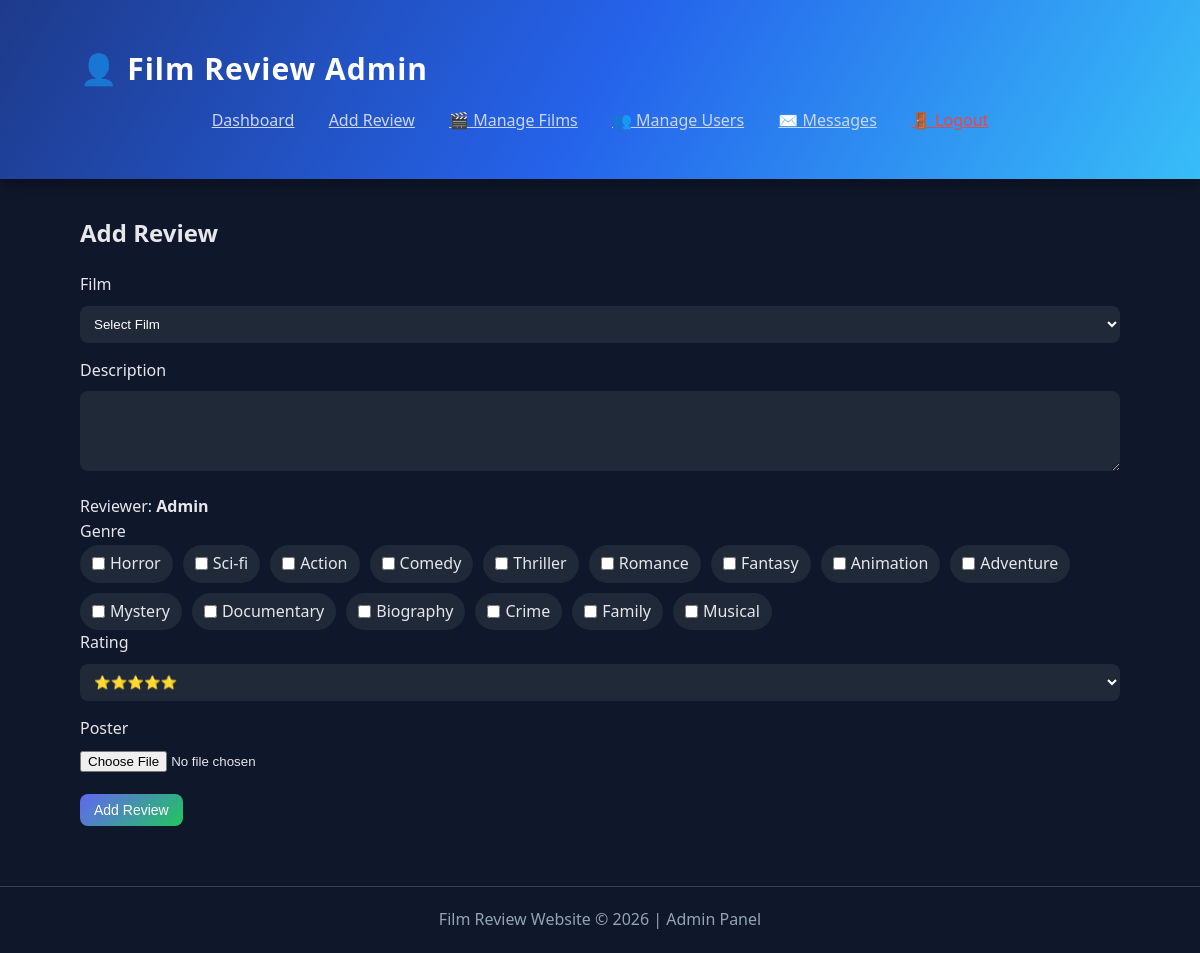
The page /admin/addreview.php (signed in) on the database its author committed.
### tables this page shows
CREATE TABLE
  `genre` (
    `id` int (11) NOT NULL,
    `name` varchar(255) DEFAULT NULL
  );

### admin/addreview.php (called while the page is built, shortened)
<?php
include '../includes/DatabaseConnection.php';
include '../includes/DatabaseFunctions.php';
if ($_SERVER['REQUEST_METHOD'] === 'POST') {
    try {
        $posterName = null;
        if (!empty($_FILES['poster']['name'])) {
            $posterName = time() . '_' . $_FILES['poster']['name'];
            move_uploaded_file($_FILES['poster']['tmp_name'], '../uploads/' . $posterName);
        }
        insertReview($pdo, $_POST['reviewtext'], $_POST['rating'], $_POST['film'], $_POST['reviewerid'], $posterName);
        $reviewId = $pdo->lastInsertId();
        if (isset($_POST['genre'])) {
            foreach ($_POST['genre'] as $genre) {
                insertReviewGenre($pdo, $reviewId, $genre);
            }
        }
        header('Location: index.php');
        exit();
    } catch (PDOException $e) {
        $title = 'Database error';
        $output = $e->getMessage();
    }
} else {
    try {
        $genres = getGenres($pdo);
        include '../admin/admin_templated/admin_addreview.html.php';
    } catch (PDOException $e) {
        $title = 'Database error';
        $output = $e->getMessage();
    }
}
include '../admin/admin_templated/admin_layout.html.php';

### includes/DatabaseFunctions.php (called while the page is built, shortened)
<?php
function getGenres($pdo)
{
    $genres = $pdo->query('SELECT id, name FROM genre');
    return $genres;
}

### admin/admin_templated/admin_addreview.html.php (the view, shortened to what this page needs)
<form action="" method="post" enctype="multipart/form-data">
    <h2>Add Review</h2>
    <p>
        <label>Film</label>
        <select name="film" required>
            <option value="">Select Film</option>
        </select>
    </p>
    <p>
        <label>Description</label>
        <textarea name="reviewtext" rows="4" cols="40"></textarea>
    </p>
    <p>
        <label>Reviewer:</label>
        <strong>Admin</strong>
    </p>
    <p>
        <label>Genre</label>
    <div class="genre-group">
        <?php foreach ($genres as $genre): ?>
            <label>
                <input type="checkbox" name="genre[]" value="<?= $genre['id'] ?>">
                <?= htmlspecialchars($genre['name']) ?>
            </label>
        <?php endforeach; ?>
    </div>
    </p>
    <label for="rating">Rating</label>
    <select name="rating" id="rating" required>
        <option value="5">⭐⭐⭐⭐⭐</option>
    </select>
    <p>
        <label>Poster</label><br>
        <input type="file" name="poster" accept="image/*">
    </p>
    <p>
        <input type="submit" value="Add Review">
    </p>
</form>

### admin/style.css (style rules this page uses)
* { margin: 0; padding: 0; box-sizing: border-box; }
body { font-family: "Segoe UI", Arial, sans-serif; background: #0f172a; color: #e5e7eb; line-height: 1.6; }
button, input[type="submit"] { background: linear-gradient(135deg, #6366f1, #22c55e); border: none; padding: 8px 14px; color: white; border-radius: 8px; cursor: pointer; font-size: 14px; transition: 0.3s; margin-top: 20px; }
form { margin-top: 15px; }
textarea, select, input[type="text"] { width: 100%; padding: 10px; margin-top: 8px; margin-bottom: 15px; border-radius: 8px; border: none; background: #1f2937; color: white; }
input[type="file"] { margin-top: 10px; }
h2 { margin-bottom: 20px; }
.genre-group { display: flex; flex-wrap: wrap; gap: 10px; }
.genre-group label { display: flex; align-items: center; gap: 5px; background: #1f2937; padding: 6px 12px; border-radius: 20px; cursor: pointer; white-space: nowrap; }

### rows shown on the page
genre: name "Horror"
genre: name "Sci-fi"
genre: name "Action"
genre: name "Comedy"
genre: name "Thriller"
genre: name "Romance"
genre: name "Fantasy"
genre: name "Animation"
genre: name "Adventure"
genre: name "Mystery"
genre: name "Documentary"
genre: name "Biography"
genre: name "Crime"
genre: name "Family"
genre: name "Musical"
